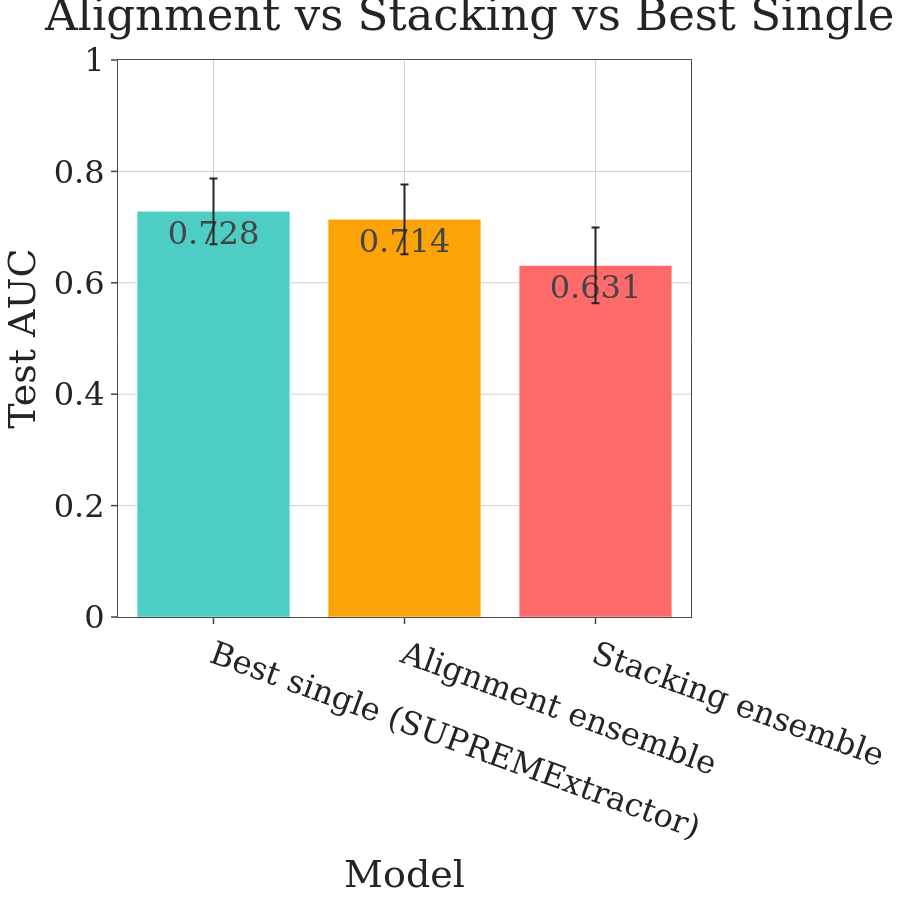

The notebook cell this image was saved under:
### Code cell
# Compare ensembles against best single model
if 'ensemble_mean' not in globals() or 'stacking_mean' not in globals():
    raise RuntimeError("Run alignment and stacking sections first.")

best_single_name = best_model_name
best_single_mean = best_model_score
best_single_ci = 1.96 * np.std(individual_ensemble_scores[best_single_name], ddof=1) / np.sqrt(len(individual_ensemble_scores[best_single_name]))

labels = [f"Best single ({best_single_name})", "Alignment ensemble", "Stacking ensemble"]
means = [best_single_mean, ensemble_mean, stacking_mean]
errors = [best_single_ci, ensemble_ci, stacking_ci]
colors = ['#4ECDC4', '#FCA308', '#FF6B6B']

fig = go.Figure()
fig.add_trace(go.Bar(
    x=labels,
    y=means,
    error_y=dict(type='data', array=errors),
    marker_color=colors,
    text=[f"{m:.3f}" for m in means],
    textposition='auto'
))

apply_r_style(fig, font_size=32)
fig.update_layout(
    title='Alignment vs Stacking vs Best Single',
    xaxis_title='Model',
    yaxis_title='Test AUC',
    height=FIG_SIZE,
    width=FIG_SIZE,
    template='simple_white',
    xaxis_tickangle=20
)
fig.update_yaxes(range=[0, 1.0])
fig.write_image(PLOTS_DIR / f"{DATASET_SLUG}_ensemble_comparison.png")

fig.show()

print(f"Stacking uplift over best single: {stacking_mean - best_single_mean:+.4f}")
print(f"Stacking uplift over alignment ensemble: {stacking_mean - ensemble_mean:+.4f}")

### Figure 1 — Plotly figure (JSON) as saved in the notebook; plotly's stock layout.template omitted (floating-point values rounded to 4 significant figures)
{"data": [{"error_y": {"array": [0.05914, 0.06273, 0.06802], "type": "data"}, "marker": {"color": ["#4ECDC4", "#FCA308", "#FF6B6B"]}, "text": ["0.728", "0.714", "0.631"], "textposition": "auto", "type": "bar", "x": ["Best single (SUPREMExtractor)", "Alignment ensemble", "Stacking ensemble"], "y": [0.7283, 0.7139, 0.6311]}], "layout": {"font": {"family": "DejaVu Serif", "size": 32}, "height": 900, "margin": {"b": 60, "l": 60, "r": 40, "t": 60}, "paper_bgcolor": "white", "plot_bgcolor": "white", "title": {"text": "Alignment vs Stacking vs Best Single"}, "width": 900, "xaxis": {"gridcolor": "#D0D0D0", "linecolor": "#4B4B4B", "mirror": true, "showgrid": true, "tickangle": 20, "ticklen": 6, "ticks": "outside", "tickwidth": 1.5, "title": {"text": "Model"}, "zeroline": false}, "yaxis": {"gridcolor": "#D0D0D0", "linecolor": "#4B4B4B", "mirror": true, "range": [0, 1.0], "showgrid": true, "ticklen": 6, "ticks": "outside", "tickwidth": 1.5, "title": {"text": "Test AUC"}, "zeroline": false}}}
